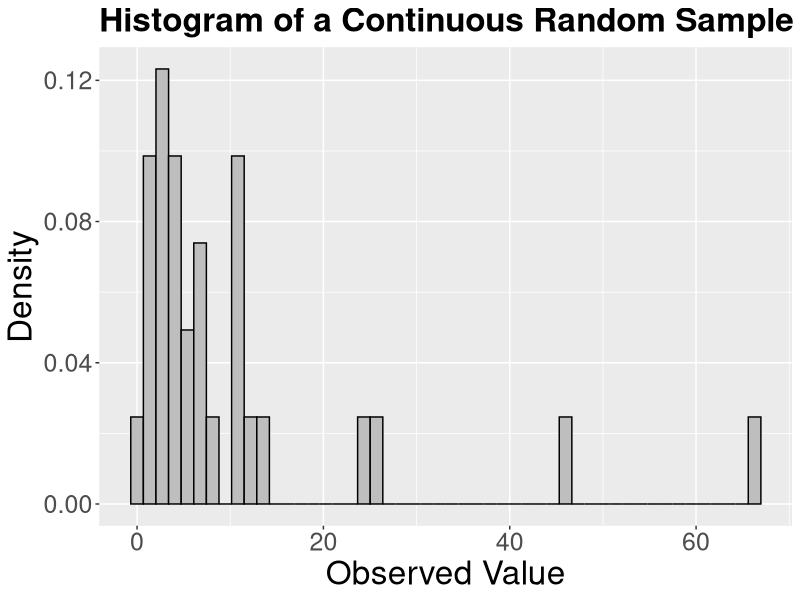
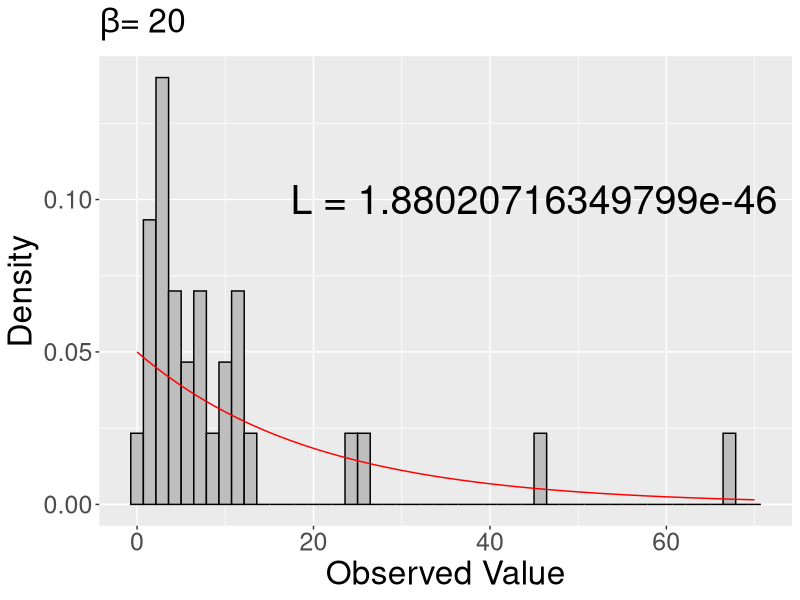
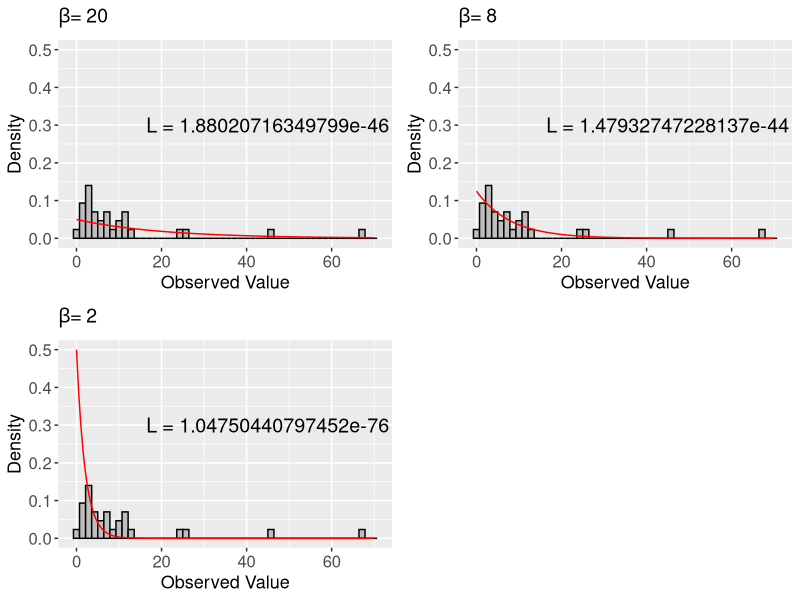
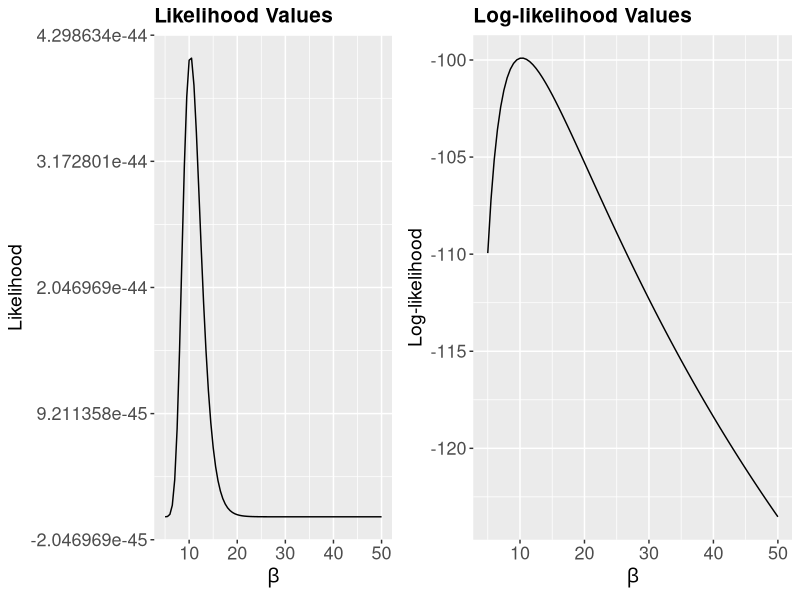
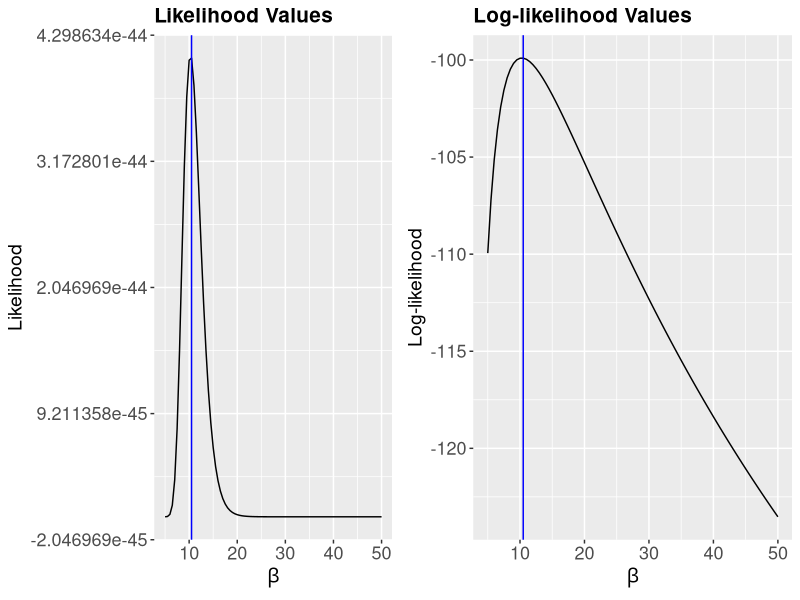
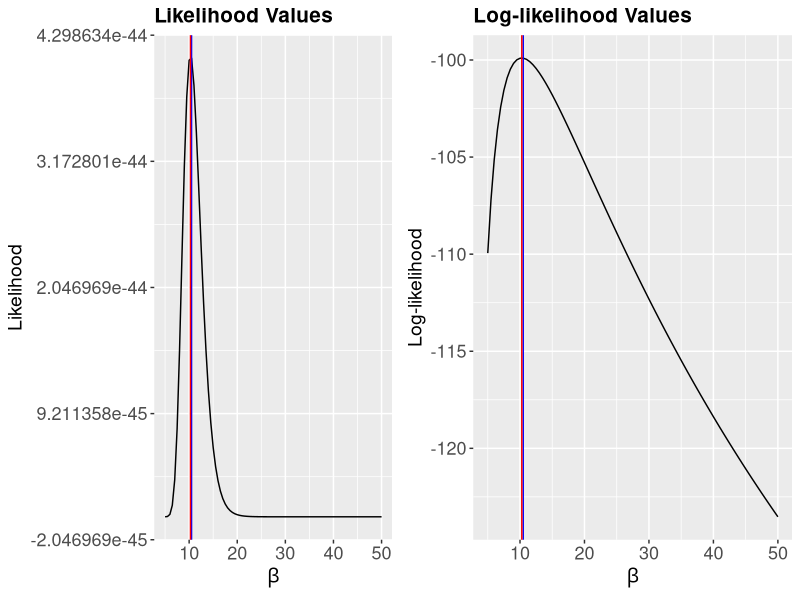

Here is the R script that generated these plots, in order:
## ---- chunk 1
#| echo: false

library(tidyverse)
library(cowplot)
## ---- chunk 2
#| echo: true
sample_n30 <- tibble(values = c(
  24.9458614574341, 7.23174970992907, 4.16136401519179, 5.60304128237143,
  5.37929488345981, 1.40547217217847, 7.0701988485075, 2.84055356831115,
  0.894746121019125, 2.9016381111011, 3.19011222943664, 11.0930137682099,
  3.49700326472521, 46.2914818498428, 2.00653892990149, 2.87363994969391,
  11.4050390862658, 11.6616687767937, 12.8855835341646, 3.88483320176601,
  0.406148910522461, 25.7642258988289, 8.4743227359272, 4.17410666868091,
  1.84968510270119, 2.15972620035141, 10.5289600339151, 6.44162824716339,
  10.6035323139645, 66.6861112673485
))
## ---- chunk 3
#| echo: false
#| fig-width: 11.5
#| fig-height: 7.5

hist_sample_n30 <- sample_n30 %>%
    ggplot() +
    geom_histogram(aes(values, ..density..), fill = "grey", color = "black", bins = 50) +
    theme(
      plot.title = element_text(size = 24, face = "bold"),
      axis.text = element_text(size = 18),
      axis.title = element_text(size = 24)
    ) +
    ggtitle("Histogram of a Continuous Random Sample of n = 30") +
    scale_colour_discrete(name = expression(paste("Mean (", beta, ")"))) +
    labs(x = "Observed Value", y = "Density")

hist_sample_n30
## ---- chunk 4
#| echo: true
# Only showing the first six rows
head(sample_n30)
## ---- chunk 5
#| echo: true

density_20 <- tibble(x = seq(0, 70, 0.05), density = dexp(x, rate = 1 / 20))

# Only showing the first six rows
head(density_20)
## ---- chunk 6
#| echo: true

likelihood_20 <- prod(dexp(sample_n30$values, rate = 1 / 20))
likelihood_20
## ---- chunk 7
#| echo: false
#| fig-width: 11.5
#| fig-height: 5

plot_beta_20 <- hist_sample_n30 +
  geom_line(
    data = density_20,
    aes(x = x, y = density), colour = "red"
  ) +
  annotate("text", x = 45, y = 0.1, label = paste0("L = ", likelihood_20), size = 10) +
  ggtitle(expression(paste(beta, "= 20")))

plot_beta_20
## ---- chunk 8
density_2 <- tibble(x = seq(0, 70, 0.5), density = dexp(x, rate = 1 / 2))
head(density_2) # Only showing the first six rows
## ---- chunk 9
density_8 <- tibble(x = seq(0, 70, 0.05), density = dexp(x, rate = 1 / 8))
head(density_8) # Only showing the first six rows
## ---- chunk 10
#| echo: true

likelihood_8 <- prod(dexp(sample_n30$values, rate = 1 / 8))
likelihood_8
## ---- chunk 11
#| echo: true

likelihood_2 <- prod(dexp(sample_n30$values, rate = 1 / 2))
likelihood_2
## ---- chunk 12
#| echo: false

plot_beta_20 <- hist_sample_n30 +
  geom_line(
    data = density_20,
    aes(x = x, y = density), colour = "red"
  ) +
  annotate("text", x = 45, y = 0.3, label = paste0("L = ", likelihood_20), size = 5) +
  ggtitle(expression(paste(beta, "= 20"))) +
  theme(
    plot.title = element_text(size = 14),
    axis.text = element_text(size = 12),
    axis.title = element_text(size = 13)
  )

plot_beta_8 <- hist_sample_n30 +
  geom_line(
    data = density_8,
    aes(x = x, y = density), colour = "red"
  ) +
  annotate("text", x = 45, y = 0.3, label = paste0("L = ", likelihood_8), size = 5) +
  ggtitle(expression(paste(beta, "= 8"))) + ylim(c(0, 0.5)) +
  theme(
    plot.title = element_text(size = 14),
    axis.text = element_text(size = 12),
    axis.title = element_text(size = 13)
  )

plot_beta_2 <- hist_sample_n30 +
  geom_line(
    data = density_2,
    aes(x = x, y = density), colour = "red"
  ) +
  annotate("text", x = 45, y = 0.3, label = paste0("L = ", likelihood_2), size = 5) +
  ggtitle(expression(paste(beta, "= 2"))) +
  theme(
    plot.title = element_text(size = 14),
    axis.text = element_text(size = 12),
    axis.title = element_text(size = 13)
  )

gridExtra::grid.arrange(plot_beta_20 + ylim(c(0, 0.5)), plot_beta_8, plot_beta_2, ncol = 2)
## ---- chunk 13
#| echo: true

likelihood_20
## ---- chunk 14
#| echo: true

likelihood_8
## ---- chunk 15
#| echo: true

likelihood_2
## ---- chunk 16
#| echo: true

round(log(likelihood_20), 4)
## ---- chunk 17
#| echo: true

round(log(likelihood_8), 4)
## ---- chunk 18
#| echo: true

round(log(likelihood_2), 4)
## ---- chunk 19
#| echo: true

exp_values <- tibble(
  possible_betas = seq(5, 50, 0.5),
  likelihood = map_dbl(1 / possible_betas, ~ prod(dexp(sample_n30$values, .))),
  log_likelihood = map_dbl(1 / possible_betas, ~ log(prod(dexp(sample_n30$values, .))))
)
exp_values
## ---- chunk 20
#| echo: false
#| fig-width: 11.5
#| fig-height: 5

exp_like_plot <- ggplot(exp_values, aes(x = possible_betas, y = likelihood)) +
  geom_line() +
  theme(
    plot.title = element_text(size = 15, face = "bold"),
    axis.text = element_text(size = 13),
    axis.title = element_text(size = 14)
  ) +
  ggtitle("Likelihood Values") +
  labs(x = expression(beta), y = "Likelihood")

exp_log_like_plot <- ggplot(exp_values, aes(x = possible_betas, y = log_likelihood)) +
  geom_line() +
  theme(
    plot.title = element_text(size = 15, face = "bold"),
    axis.text = element_text(size = 13),
    axis.title = element_text(size = 14)
  ) +
  ggtitle("Log-likelihood Values") +
  labs(x = expression(beta), y = "Log-likelihood")

gridExtra::grid.arrange(exp_like_plot, exp_log_like_plot, ncol = 2)
## ---- chunk 21
#| echo: true

empirical_MLE <- exp_values %>%
  arrange(desc(likelihood)) %>%
  slice(1)
empirical_MLE
## ---- chunk 22
#| echo: false
#| fig-width: 11.5
#| fig-height: 5

exp_like_plot <- exp_like_plot +
  geom_vline(xintercept = 10.5, colour = "blue")

exp_log_like_plot <- exp_log_like_plot +
  geom_vline(xintercept = 10.5, colour = "blue")

gridExtra::grid.arrange(exp_like_plot, exp_log_like_plot, ncol = 2)
## ---- chunk 23
#| echo: true

analytical_MLE <- mean(sample_n30$values) # We use the sample mean() function
round(analytical_MLE, 2)
## ---- chunk 24
#| echo: false
#| fig-width: 11.5
#| fig-height: 5

exp_like_plot <- exp_like_plot +
  geom_vline(xintercept = analytical_MLE, colour = "red")

exp_log_like_plot <- exp_log_like_plot +
  geom_vline(xintercept = analytical_MLE, colour = "red")

gridExtra::grid.arrange(exp_like_plot, exp_log_like_plot, ncol = 2)
